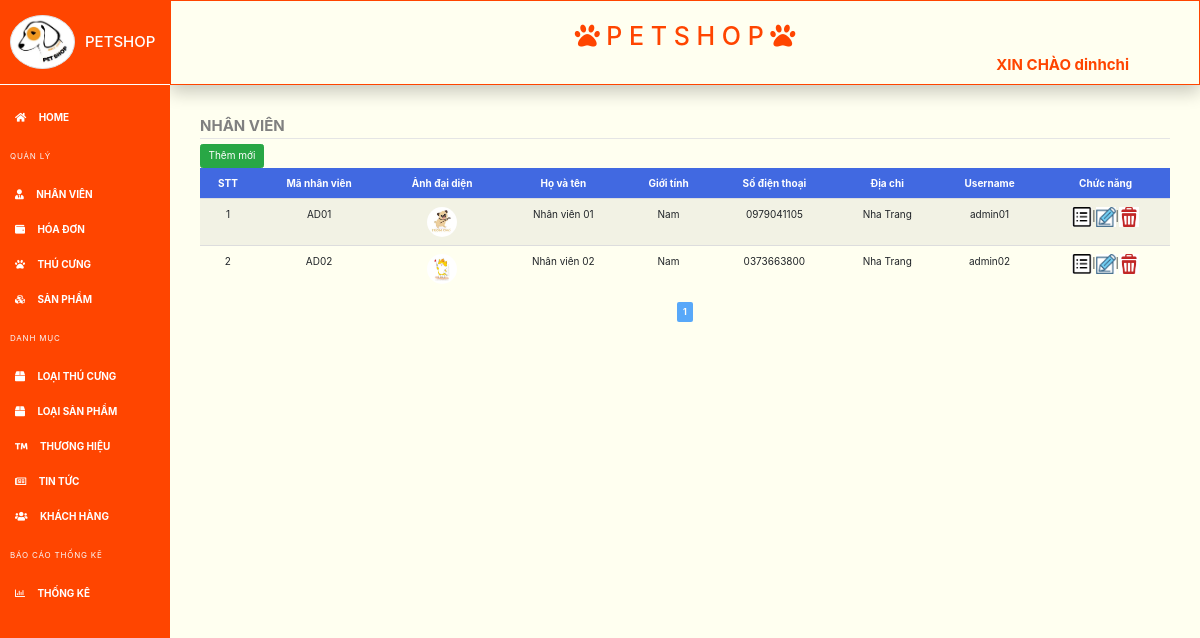
Screenshot of /index-nhanvien.php (signed in) with the database file from the repository.
### tables this page shows
CREATE TABLE `quan_tri` (
  `ma_qt` varchar(10) NOT NULL,
  `ho_ten` varchar(100) NOT NULL,
  `gioi_tinh` int(11) NOT NULL,
  `sdt` varchar(11) NOT NULL,
  `dia_chi` varchar(200) NOT NULL,
  `anh_dai_dien` text NOT NULL,
  `username` varchar(20) NOT NULL,
  `password` varchar(20) NOT NULL
);

### index-nhanvien.php (the view, shortened to what this page needs)
<?php
	include 'include/header-ad.php';
	include 'connection/connect.php';
    $rowPerPage=6;
    $offset=($_GET['page']-1)*$rowPerPage;
    $strSQL = 'SELECT * FROM quan_tri LIMIT '.$offset.','.$rowPerPage;
    $result = mysqli_query($dbc,$strSQL);
    if(mysqli_num_rows($result) == 0){
        echo "Chưa có dữ liệu";
    }
    else
    {
        echo " <fieldset>
     <legend>NHÂN VIÊN</legend>
        <a class='btn btn-success' href='register-admin.php'>Thêm mới</a>
        <table class='table table-striped' width='100%'>
            <thead>
                <td><b>STT</b></td>
                <td><b>Mã nhân viên</b></td>
                <td><b>Ảnh đại diện</b></td>
                <td><b>Họ và tên</b></td>
                <td><b>Giới tính</b></td>
                <td><b>Số điện thoại</b></td>
                <td><b>Địa chỉ</b></td>
                <td><b>Username</b></td>
                <td><b>Chức năng</b></td>
            </thead>";
        $stt=1;
        while ($row = mysqli_fetch_array($result))
        {
            if($row[2] == 1) $gt = "Nam";
            else $gt = "Nữ";
            echo "<tr>";
            echo "<td>$stt</td>";
            echo "<td>$row[0]</td>";
            echo "<td><img style='border-radius: 50%;' width='30px' height='30px' src='images/$row[5]'></td>";
            echo "<td>$row[1]</td>";
            echo "<td>$gt</td>";
            echo "<td>$row[3]</td>";
            echo "<td>$row[4]</td>";
            echo "<td>$row[6]</td>";
            echo "<td><a class='edit-btn' href='details-nhanvien.php?ma_nv=".$row[0]."'><abbr title='xem thông tin'><img src='images/details.png' width='20px' height='20px' /></abbr></a>|<a class='edit-btn' href='edit-nhanvien.php?ma_nv=".$row[0]."'><abbr title='sửa thông tin'><img src='images/edit.png' width='20px' height='20px' /></abbr></a>|<a class='edit-btn' href='delete-nhanvien.php?ma_nv=".$row[0]."'><abbr title='Xóa nhân viên'><img src='images/delete.png' width='20px' height='20px' /></abbr></a></td>";
            echo "</tr>";
            $stt+=1;
        }
        echo '</table>';
        $re = mysqli_query($dbc, 'select * from quan_tri');
        $numRow = mysqli_num_rows($re);
        $maxPage = floor($numRow/$rowPerPage)+1;
        echo '<center>';
        for ($i=1 ; $i<=$maxPage ; $i++)
        {   if ($i == $_GET['page'])
            {
                echo '<a class="btn btn-sm page-number disabled bg-primary"><b style="color:white">'.$i.'</b></a> ';
            }
            else
            echo "<a class='btn btn-sm btn-light' href=".$_SERVER['PHP_SELF']. "?page=".$i.">".$i."</a> ";
        }
        echo '</center> </fieldset>';
    }
 ?>

### include/style-ad.css (style rules this page uses)
a { color: white; font-weight: bold; }
body { min-height: 100vh; overflow-x: hidden; background-color: #FFFFF0 ; }
legend { color: #808080; font-weight: bold; }
thead { background-color: RoyalBlue; color: white; }
td { text-align: center; }

### rows the page displays
quan_tri: ma_qt "AD01", anh_dai_dien (picture), ho_ten "Nhân viên 01", gioi_tinh "Nam", sdt "0979041105", dia_chi "Nha Trang", username "admin01"
quan_tri: ma_qt "AD02", anh_dai_dien (picture), ho_ten "Nhân viên 02", gioi_tinh "Nam", sdt "0373663800", dia_chi "Nha Trang", username "admin02"

### other values shown
$_SESSION['username'] "dinhchi"
